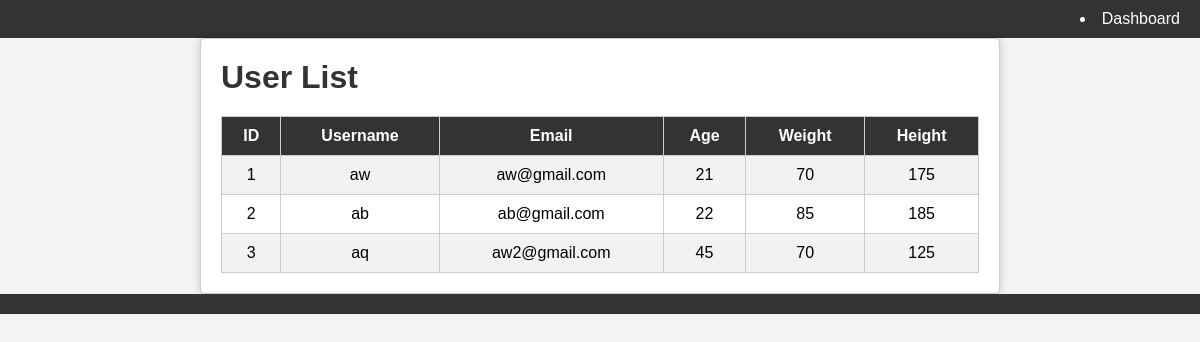
Screenshot of /users with the database file from the repository.
### app.py (models this page shows)
class User(db.Model):
    __tablename__ = 'user'
    id = db.Column(db.Integer, primary_key=True)
    name = db.Column(db.String(80), unique=True, nullable=False)
    username = db.Column(db.String(80), unique=True, nullable=False)
    email = db.Column(db.String(120), unique=True, nullable=False)
    password = db.Column(db.String(60), nullable=False)
    age = db.Column(db.Integer, nullable=False)
    weight = db.Column(db.Integer, nullable=False)
    height = db.Column(db.Integer, nullable=False)
    fitness_goal = db.Column(db.String(50), nullable=True)
    focus_area = db.Column(db.String(50), nullable=True)
    security_question = db.Column(db.String(50), nullable=False)
    security_answer = db.Column(db.String(20), nullable=False)

### app.py (the view)
@app.route('/users')
def user_list():
    users = User.query.all()
    return render_template('users.html', users=users)

### Templates/users.html (shortened to what this page needs)
<!DOCTYPE html>
<html lang="en">
<head>
    <link rel="stylesheet" href="{{ url_for('static', filename='users.css') }}">
</head>
<body>
    <header>
        <li><a href="{{ url_for('admin_dashboard') }}">Dashboard</a></li>
    </header>
    <main>
        <h1>User List</h1>
        <table>
            <thead>
                <tr>
                    <th>ID</th>
                    <th>Username</th>
                    <th>Email</th>
                    <th>Age</th>
                    <th>Weight</th>
                    <th>Height</th>
                </tr>
            </thead>
            <tbody>
                {% for user in users %}
                    <tr>
                        <td>{{ user.id }}</td>
                        <td>{{ user.username }}</td>
                        <td>{{ user.email }}</td>
                        <td>{{ user.age }}</td>
                        <td>{{ user.weight }}</td>
                        <td>{{ user.height }}</td>
                    </tr>
                {% endfor %}
            </tbody>
        </table>
    </main>
    <footer>
    </footer>
</body>
</html>

### Static/users.css (style rules this page uses)
* { margin: 0; padding: 0; box-sizing: border-box; }
body { font-family: Arial, Helvetica, sans-serif; background-color: #f4f4f4; }
header { background-color: #333; color: #fff; padding: 10px 0; text-align: right; }
header a { color: #fff; text-decoration: none; margin-right: 20px; }
main { max-width: 800px; margin: 0 auto; padding: 20px; background-color: #fff; border: 1px solid #ccc; border-radius: 5px; box-shadow: 0 0 10px rgba(0, 0, 0, 0.2); }
h1 { color: #333; margin-bottom: 20px; }
table { width: 100%; border-collapse: collapse; margin-top: 20px; }
table th, table td { padding: 10px; border: 1px solid #ccc; text-align: center; }
table th { background-color: #333; color: #fff; }
footer { text-align: center; padding: 10px; background-color: #333; color: #fff; }
tbody tr:nth-child(odd) { background-color: #f2f2f2; }

### rows the page displays
User: id "1", username "aw", email "aw@gmail.com", age "21", weight "70", height "175"
User: id "2", username "ab", email "ab@gmail.com", age "22", weight "85", height "185"
User: id "3", username "aq", email "aw2@gmail.com", age "45", weight "70", height "125"
